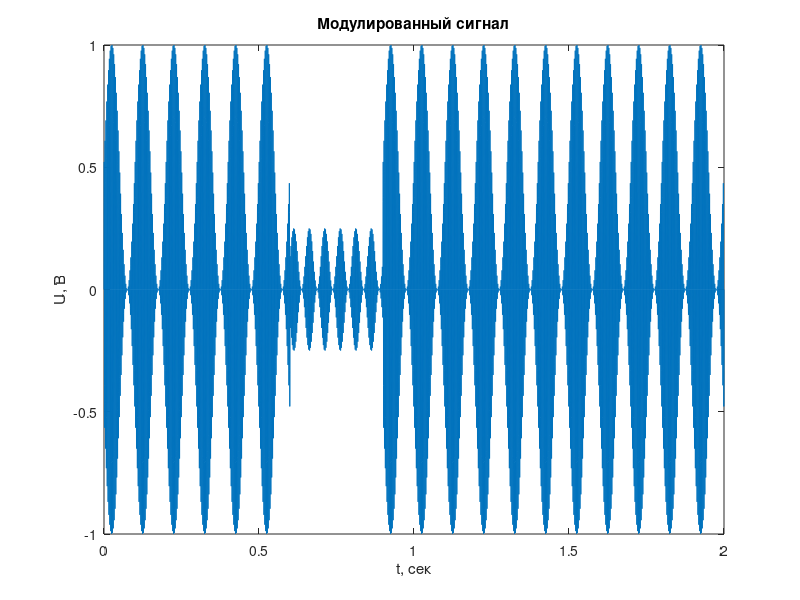
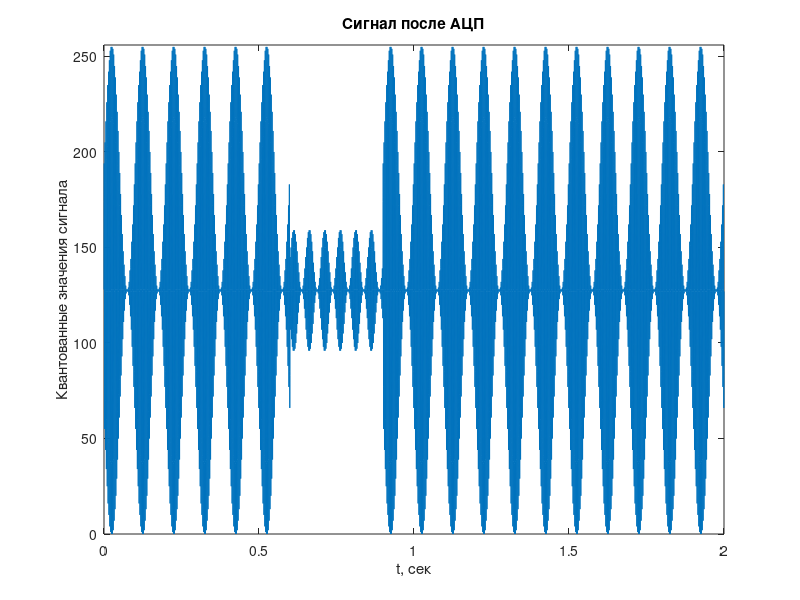
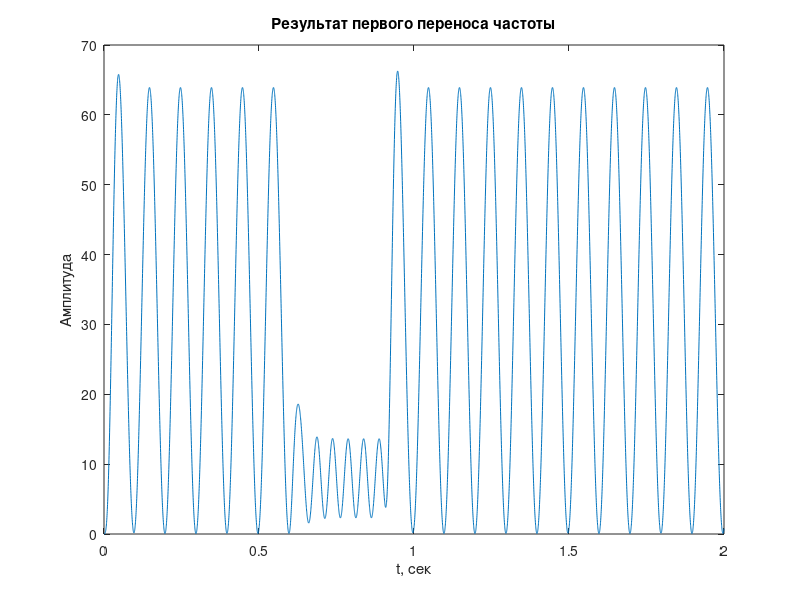
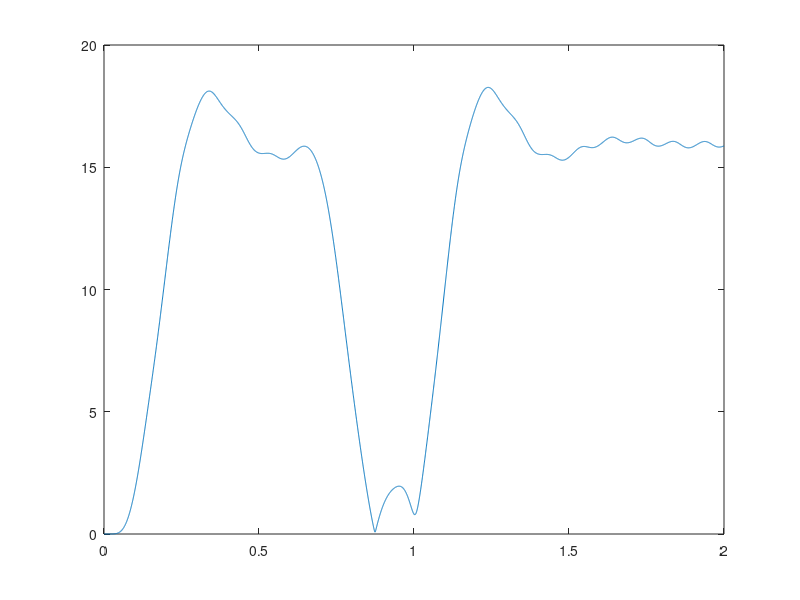

Write MATLAB code to recreate these figures, in order. (Note: this script raises an error after producing the figures.)
% Исходные данные
Fm = 10;     % частота модулируемого сигнала
Fn = 360;    % частота несущей
m = 1;       % коэффициент модуляции 0 < m <= 1
Phin = 0;    % фаза модулирующего сигнала
Phim = 0;    % фаза модулируемого сигнала
I = 256;     % число уровней квантования
Kdiscr = 8;  % отношение частоты дискретизации к частоте несущей
Fd = Fn * Kdiscr;   % частота дискретизации
Td = 1 / Fd;   % период дискретизации
tend = 2.0;      % время окончания модуляции сигнала
 
% Генерация временного интервала
t = 0:Td:tend;
N = length(t);  % общее количество отсчетов

% Генерация сигнала
mod_sig = zeros(1, N);
for i = 1:N
    time = t(i);
    if time <= 6 / Fm
        % До 6-го периода частота и амплитуда исходные
        mod_sig(i) = 0.5 * (1 + m * sin(2 * pi * Fm * time + Phim)) * sin(2 * pi * Fn * time + Phin);
    elseif time > 6 / Fm && time <= 9 / Fm
        % 7–9 периоды: скачок частоты модуляции в 2 раза, амплитуда в 4 раза меньше
        mod_sig(i) = 0.125 * (1 + m * sin(2 * pi * (2 * Fm) * time + Phim)) * sin(2 * pi * Fn * time + Phin);
    else
        % После 9-го периода: параметры возвращаются к исходным
        mod_sig(i) = 0.5 * (1 + m * sin(2 * pi * Fm * time + Phim)) * sin(2 * pi * Fn * time + Phin);
    end
end
 
% Построение графика модулированного сигнала
figure;
plot(t, mod_sig);
title('Модулированный сигнал');
xlabel('t, сек');
ylabel('U, B');
axis([0 tend -1 1]);
 
% АЦП (Дискретизация сигнала)
y = floor((mod_sig + m) * I / (2 * m));
 
% Построение графика дискретизированного сигнала
figure;
plot(t, y);
title('Сигнал после АЦП');
xlabel('t, сек');
ylabel('Квантованные значения сигнала');
axis([0 tend 0 I]);

% Первый перенос частоты
sin_out = y .* sin((0:N-1) * 2 * pi * Fn / Fd);
cos_out = y .* cos((0:N-1) * 2 * pi * Fn / Fd);

% Пропускаем через фильтр Буттерворта
Fc1 = Fm * Kdiscr / (2 * Fd);
Fc1 = min(Fc1, 1); % Ограничиваем до допустимого диапазона [0, 1]
[b, a] = butter(4, Fc1);

sin_out_butt = filter(b, a, sin_out);
cos_out_butt = filter(b, a, cos_out);

% Операция детектирования
detection4 = sqrt(sin_out_butt.^2 + cos_out_butt.^2);

% Построение графика первой фильтрации
figure;
plot(t, detection4);
title('Результат первого переноса частоты');
xlabel('t, сек');
ylabel('Амплитуда');

% Второй перенос частоты
sin_out2 = detection4 .* sin((0:N-1) * 2 * pi * Fm / Fd);
cos_out2 = detection4 .* cos((0:N-1) * 2 * pi * Fm / Fd);

% Пропускаем через фильтр Буттерворта
Fc2 = Fm * Kdiscr / (2 * 8 * Fd);
Fc2 = min(Fc2, 1); % Ограничиваем до допустимого диапазона [0, 1]
[b, a] = butter(4, Fc2);

sin_out2_butt = filter(b, a, sin_out2);
cos_out2_butt = filter(b, a, cos_out2);

% Операция детектирования
detection4_2 = sqrt(sin_out2_butt.^2 + cos_out2_butt.^2);

% Построение графика второй фильтрации
mid = max(detection4_2) * 0.5; % Динамическое пороговое значение
figure;
plot(t, detection4_2);
yline(mid, '-r', 'LineWidth', 2);
title('Результат второго переноса частоты');
xlabel('t, сек');
ylabel('Уровень сигнала');
legend('Фильтр 4 порядка', 'Пороговое значение');

% Определение наличия сигнала
sig_out = detection4_2 > mid;

% Построение графика определения наличия сигнала
figure;
p = plot(t, sig_out, "-b");
p(1).LineWidth = 2;
title('Определение наличия сигнала');
xlabel('t, сек');
ylabel('Наличие сигнала (0 - нет, 1 - есть)');
axis([0 tend 0 1]);

% Определение задержки определителя
k = find(sig_out, 1); % Находим первый ненулевой элемент
delay = t(k);         % Задержка определителя 4-го порядка
disp(['Задержка определителя: ', num2str(delay), ' сек']);
